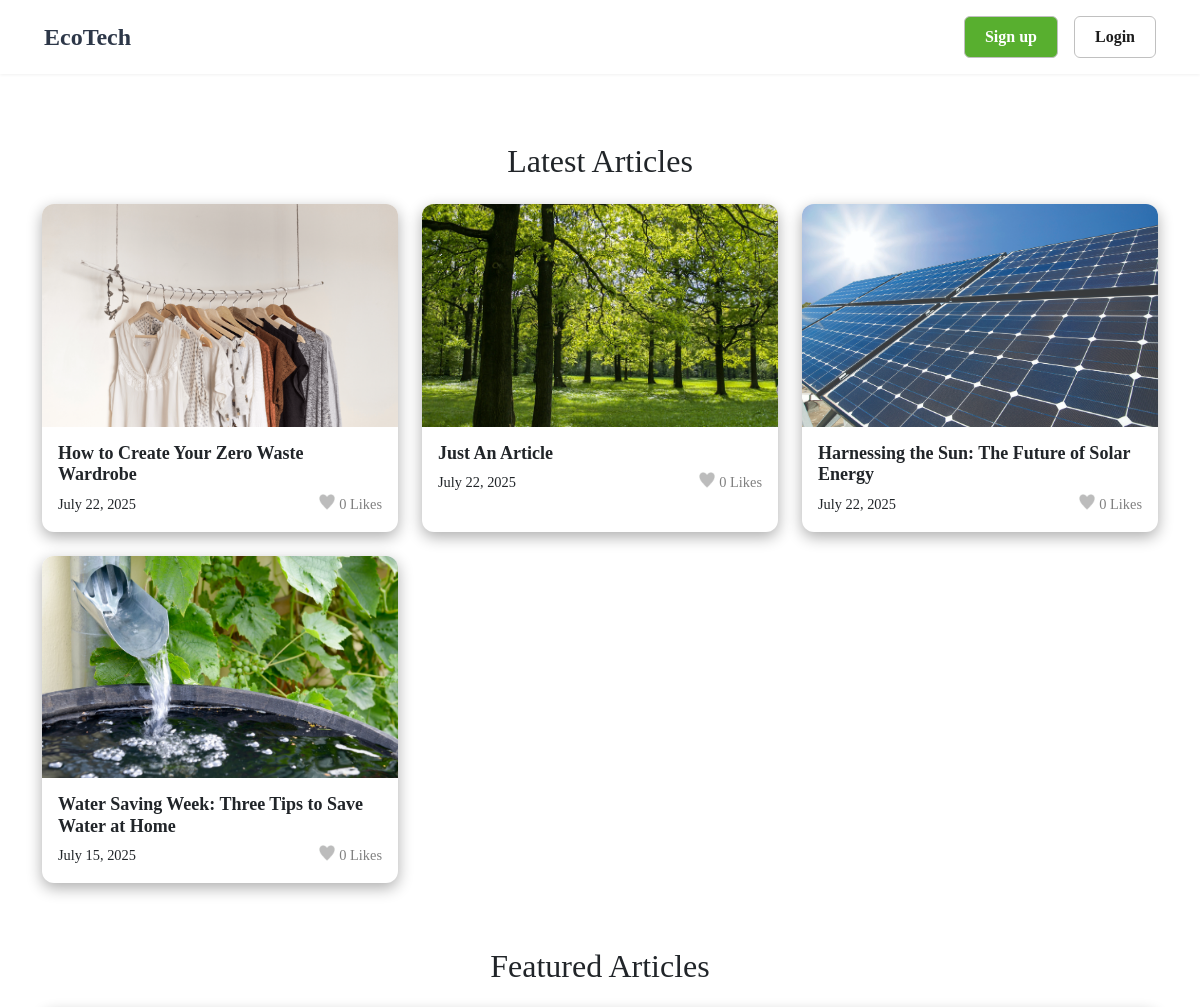
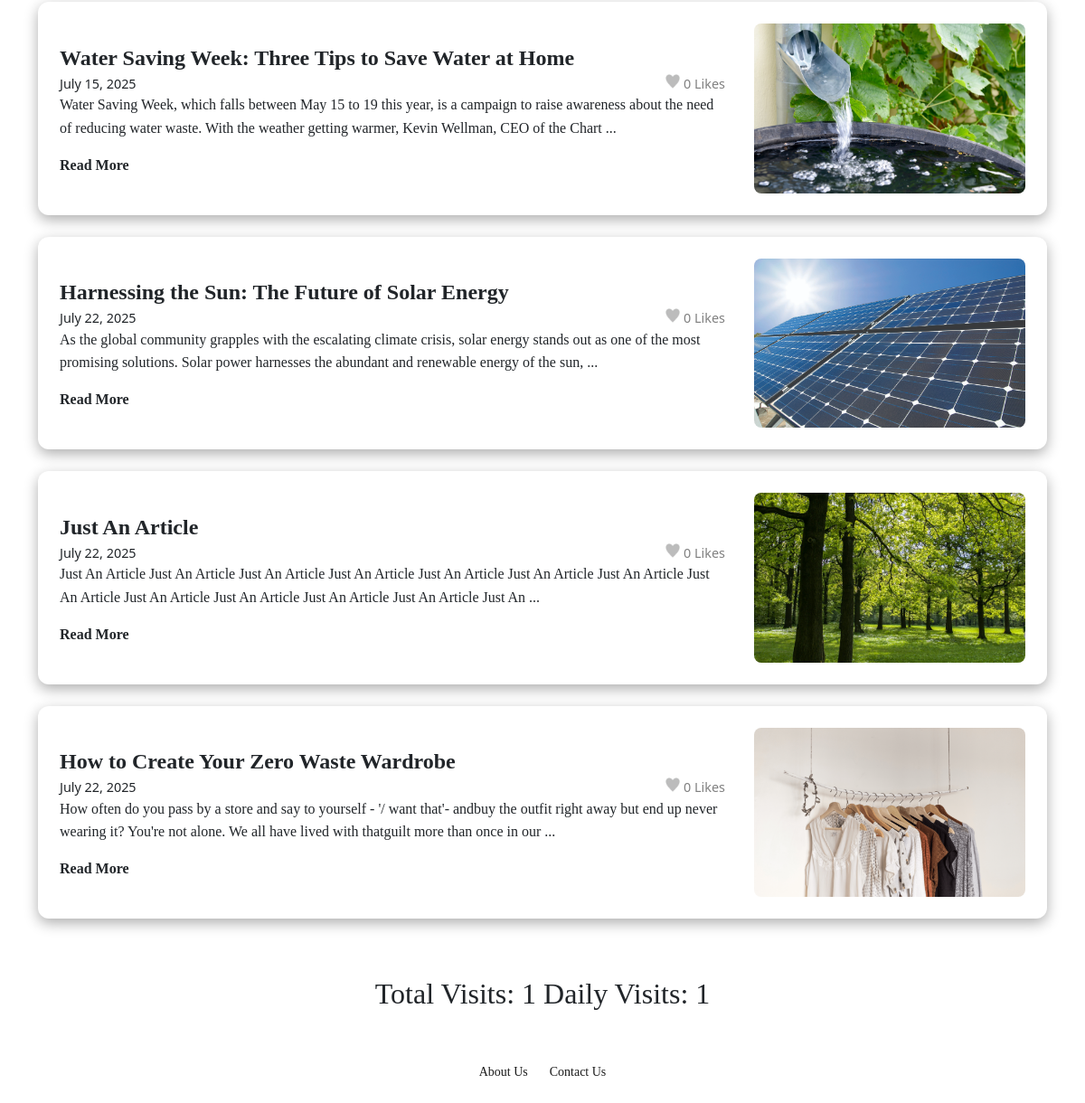
Before: / with the older database file (2 pictures, top to bottom).
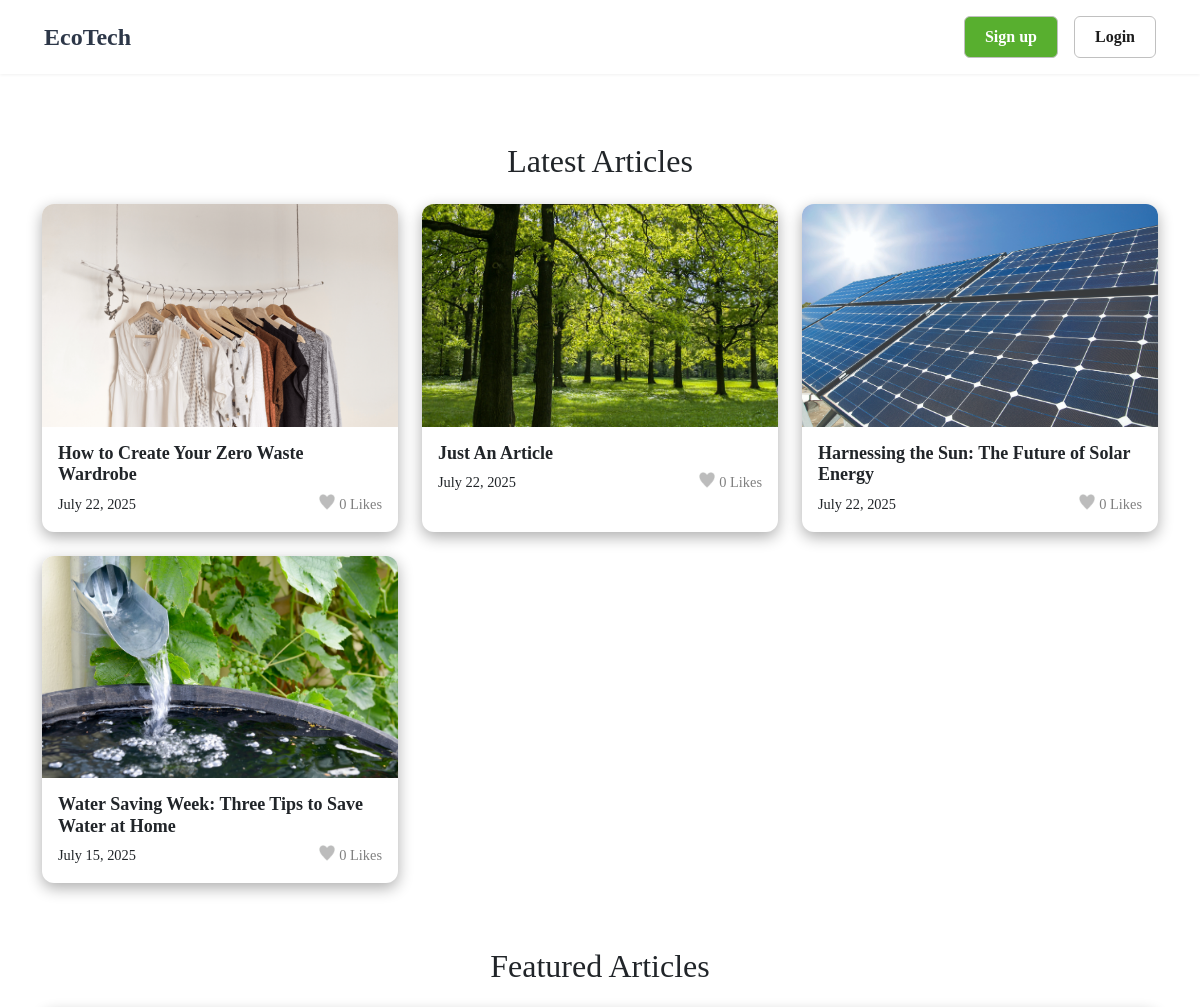
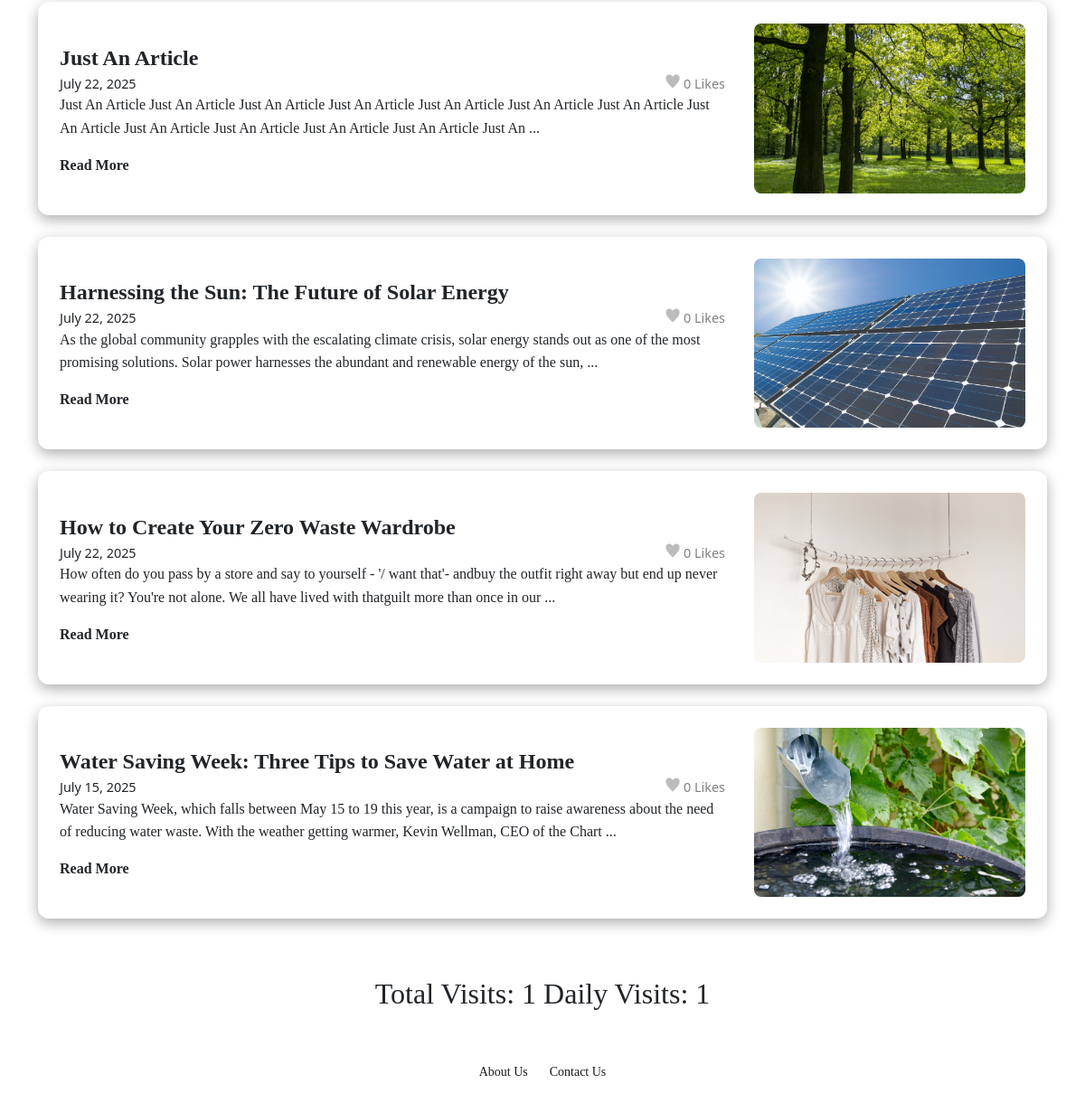
After: the same page with the newer database file (2 pictures, top to bottom).
### post_app/models.py (models this page shows, shortened)
class PostRaw(models.Model):
    author = models.ForeignKey(User, on_delete=models.CASCADE)
    created_at = models.DateTimeField(auto_now_add=True)
    likes_int = models.IntegerField(default=0)
    liked_by = models.ManyToManyField(User, related_name = 'liked_posts', blank = True)
    content = models.TextField()
    title = models.TextField(max_length=60, blank=False, null=False)
    image = models.ImageField(upload_to='post_images/', blank=True, null=False)
    POST_TYPE_CHOICES = [
        (1, 'admin'),
        (2, 'user')
    ]
    post_type = models.IntegerField(choices=POST_TYPE_CHOICES, default=2)
    class Meta:
        app_label = 'post_app'
        db_table = 'post_app_raw'
        verbose_name = 'Post Data Management'

### post_app/views.py (the view)
# urls.py: path('', views.index, name='index'),
@never_cache
def index(request):
    latest_articles = PostRaw.objects.filter(post_type=1).order_by('-created_at')[:4]  # Get 4 posts created by admin with the latest created time
    featured_articles = PostRaw.objects.filter(post_type=1).order_by('-likes_int')[:4]  # Get 4 posts created by admin with the most likes
    current_date = datetime.now().date()
    visit_count = request.session.get('visit_count', 0) + 1
    request.session['visit_count'] = visit_count
    last_visit = request.COOKIES.get('last_visit')
    if last_visit:
        last_visit_date = datetime.strptime(last_visit, '%Y-%m-%d').date()
        if last_visit_date < current_date:
            request.session['daily_visit_count'] = 1
        else:
            daily_visit_count = request.session.get('daily_visit_count', 0) + 1
            request.session['daily_visit_count'] = daily_visit_count
    else:
        request.session['daily_visit_count'] = 1
    response = render(request, 'index.html', {
        'visit_count': visit_count,
        'daily_visit_count': request.session['daily_visit_count'],
        'latest_articles': latest_articles,
        'featured_articles': featured_articles
    })
    response.set_cookie('last_visit', current_date.strftime('%Y-%m-%d'))
    return response

### templates/index.html
{% extends "base_generic.html" %}
{% load static %}
{% block content %}
    <section>
        <h2 style="text-align: center; margin-bottom: 1.5rem;">Latest Articles</h2>
        <div class="article-grid-container">
            {% for article in latest_articles %}
                <a href="{% url 'post_detail' article.id %}" class="article-card-link">
                    <div class="article-card-vertical">
                        <div class="card-image">
                            {% if article.image %}
                                <img src="{{ article.image.url }}" alt="{{ article.title }}">
                            {% endif %}
                        </div>
                        <div class="card-content">
                            <h3 class="post-title-small">{{ article.title }}</h3>
                            <div class="post-meta-likes">
                                 <span>  {{ article.created_at|date:"F d, Y" }}</span>
                                <span class="grey-heart-icon"> {{ article.liked_by.count }} Like{{ article.liked_by.count|pluralize }}</span>
                            </div>
                        </div>
                    </div>
                </a>
            {% endfor %}
        </div>
    </section>
    <section>
        <h2 style="margin-top: 50px; text-align: center; margin-bottom: 1.5rem;">Featured Articles</h2>
        <div class="article-block-container">
            {% for article in featured_articles %}
                <div class="article-card-block">
                    <div class="card-content">
                        <a href="{% url 'post_detail' article.id %}" class="post-title">{{ article.title }}</a>
                        <div class="post-meta-likes">
                            <span>{{ article.created_at|date:"F d, Y" }}</span>
                            <span class="grey-heart-icon">  {{ article.liked_by.count }} Like{{ article.liked_by.count|pluralize }}</span>
                        </div>
                        <p>{{ article.content|slice:":200" }} ...</p>
                        <a href="{% url 'post_detail' article.id %}" class="a-read-more" style="margin-top: 1rem;">Read More</a>
                    </div>
                    <div class="card-image">
                        {% if article.image %}
                            <img src="{{ article.image.url }}" alt="{{ article.title }}">
                        {% endif %}
                    </div>
                </div>
            {% endfor %}
        </div>
    </section>
    <h2> Total Visits: {{ visit_count }}  Daily Visits: {{ daily_visit_count }}</h2>
{% endblock content %}

### templates/base_generic.html (shortened to what this page needs)
{% load static %}
<!DOCTYPE html>
<html lang="en">
<head>
    <link rel="stylesheet" href="{% static 'css/styles.css' %}">
    <link href="https://cdn.jsdelivr.net/npm/bootstrap@5.3.0/dist/css/bootstrap.min.css" rel="stylesheet">
    <link href="https://cdn.jsdelivr.net/npm/bootstrap-icons@1.10.5/font/bootstrap-icons.css" rel="stylesheet">
</head>
<body>
    <header class="top-bar">
        <nav class="container">
            <div class="nav-container">
                <div class="company-name">
                    <a href="/">EcoTech</a>
                </div>
                <div class="nav-right-section">
                    {% block nav_buttons %}
                        {% if user.is_authenticated %}
                            <div class="search-wrapper">
                                <form method="get" action="{% url 'search_results' %}" id = "searchForm" style="display: contents;">
                                    <i class="bi bi-search" style="margin-right: 5px"></i>
                                    <input
                                        type="text"
                                        id="search"
                                        name="q"
                                        class="search-input"
                                        placeholder="Search articles/blogs..."
                                        autocomplete="off"
                                        value = "{{ form.q.value | default:'' }}"
                                    >
                                </form>
                                <div id="suggestions" class="suggestions-box" style="display:none;"></div>
                            </div>
                            <div class="nav-links">
                                <a href="/articles">Articles</a>
                                <a href="/blog">Blog</a>
                                <a href="/focus">Focus</a>
                            </div>
                            <div class="nav-buttons">
                                <a href="/create_post" class="button button-primary">Create</a>
                                <a href="/logout" class="button">Log out</a>
                            </div>
                        {% else %}
                            <div class="nav-buttons">
                                <a href="/register" class="button button-primary">Sign up</a>
                                <a href="/login" class="button">Login</a>
                            </div>
                        {% endif %}
                    {% endblock nav_buttons %}
                </div>
            </div>
        </nav>
    </header>
    <main class="container content-body">
        {% block content %}{% endblock content %}
    </main>
    <footer class="footer">
        <div class="container">
            <div class="footer-links">
                <a href="/about">About Us</a>
                <a href="/contact">Contact Us</a>
            </div>
        </div>
    </footer>
</body>
</html>

### static/css/styles.css (style rules this page uses)
section { margin-block: 4rem; }
section:first-of-type { margin-top: 2rem; }
h2 { font-family: "Times New Roman", Times, serif; font-size: 2.25rem; font-weight: 700; margin-bottom: 2rem; text-align: center; }
p { font-family: "Times New Roman", Times, serif; }
a { font-family: "Times New Roman", Times, serif; }
.container { width: 100%; max-width: 1400px; margin: 0 auto; }
.content-body { background-color: white; padding: 1rem 2rem; flex-grow: 1; }
.top-bar { padding: 1rem 2rem; box-shadow: 0 1px 3px rgba(0, 0, 0, 0.06); background-color: #fff; }
.nav-container { display: flex; justify-content: space-between; align-items: center; }
.company-name a { font-size: 24px; font-weight: bold; text-decoration: none; color: #2d3748; }
.nav-right-section { display: flex; align-items: center; gap: 2rem; }
.nav-buttons { display: flex; align-items: center; gap: 1rem; }
.button { display: inline-block; padding: 8px 20px; border-radius: 6px; text-decoration: none; font-size: 1rem; font-weight: bold; border: 1px solid #c0c0c0; background-color: transparent; color: #1C1C1C; transition: all 0.2s ease-in-out; }
.button.button-primary { font-family: "Times New Roman", Times, serif; font-weight: bold; background-color: #58af2f; color: #ffffff; }
.article-grid-container { display: grid; grid-template-columns: repeat(auto-fit, minmax(280px, 1fr)); gap: 1.5rem; }
.article-card-link { text-decoration: none; color: inherit; }
.article-card-vertical { background-color: white; border-radius: 12px; box-shadow: 0 5px 15px rgb(174, 174, 174); overflow: hidden; height: 100%; transition: transform 0.2s ease, box-shadow 0.2s ease; }
.article-card-vertical .card-image img { width: 100%; height: auto; aspect-ratio: 16 / 10; object-fit: cover; transition: transform 0.3s ease-out; }
.article-card-vertical .card-content { padding: 1rem; }
.article-block-container { display: block; }
.article-card-block { display: grid; grid-template-columns: 1fr 300px; gap: 2rem; align-items: center; background-color: white; margin-bottom: 1.5rem; padding: 1.5rem; border-radius: 12px; box-shadow: 0 5px 15px rgb(174, 174, 174); transition: transform 0.2s ease, box-shadow 0.2s ease; }
.article-card-block .card-image img { width: 100%; height: auto; display: block; border-radius: 8px; aspect-ratio: 16 / 10; object-fit: cover; transition: transform 0.3s ease-out; }
.post-title { font-size: 1.5rem; font-weight: bold; text-decoration: none; color: inherit; margin-bottom: 0.5rem; }
.post-title-small { font-size: 1.125rem; font-weight: bold; margin: 0 0 0.5rem 0; }
.article-card-block p, .article-card-vertical p { line-height: 1.6; }
.a-read-more { text-decoration: none; color: inherit; font-weight: bold; }
.footer { padding: 2rem 0; margin-top: auto; }
.footer-links { display: flex; justify-content: center; gap: 1.5rem; }
.footer-links a { color: #1C1C1C; text-decoration: none; font-size: 0.875rem; }
.post-meta-likes { display: flex; justify-content: space-between; align-items: center; font-size: 0.9rem; }
.grey-heart-icon { display: inline-flex; align-items: center; font-size: 0.9rem; color: grey; background-image: url('../images/grey_heart.png'); background-repeat: no-repeat; background-size: 16px 16px; padding-left: 20px; }

Changed rows visible on the page:
changed PostRaw "How to Create Your Zero Waste Wardrobe": moves up the list
changed PostRaw "Just An Article": moves up the list
changed PostRaw "Harnessing the Sun: The Future of Solar Energy": moves down the list
